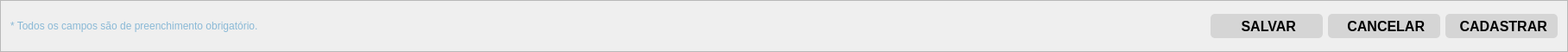
         <widget class="QFrame" name="fr_botoes_cadPet">
          <property name="sizePolicy">
           <sizepolicy hsizetype="Expanding" vsizetype="Fixed">
            <horstretch>0</horstretch>
            <verstretch>0</verstretch>
           </sizepolicy>
          </property>
          <property name="minimumSize">
           <size>
            <width>0</width>
            <height>60</height>
           </size>
          </property>
          <property name="maximumSize">
           <size>
            <width>16777215</width>
            <height>60</height>
           </size>
          </property>
          <property name="frameShape">
           <enum>QFrame::StyledPanel</enum>
          </property>
          <property name="frameShadow">
           <enum>QFrame::Raised</enum>
          </property>
          <layout class="QHBoxLayout" name="horizontalLayout_2">
           <item>
            <widget class="QLabel" name="lb_aviso_cadPet">
             <property name="styleSheet">
              <string notr="true">color: rgb(138, 185, 214);</string>
             </property>
             <property name="text">
              <string>* Todos os campos são de preenchimento obrigatório.</string>
             </property>
            </widget>
           </item>
           <item>
            <spacer name="sp_supBt_cadPet">
             <property name="orientation">
              <enum>Qt::Horizontal</enum>
             </property>
             <property name="sizeHint" stdset="0">
              <size>
               <width>1097</width>
               <height>20</height>
              </size>
             </property>
            </spacer>
           </item>
           <item>
            <widget class="QPushButton" name="bt_salvar_cadPet">
             <property name="sizePolicy">
              <sizepolicy hsizetype="Fixed" vsizetype="Fixed">
               <horstretch>0</horstretch>
               <verstretch>0</verstretch>
              </sizepolicy>
             </property>
             <property name="minimumSize">
              <size>
               <width>130</width>
               <height>28</height>
              </size>
             </property>
             <property name="font">
              <font>
               <family>Yu Gothic UI</family>
               <pointsize>12</pointsize>
               <weight>75</weight>
               <bold>true</bold>
              </font>
             </property>
             <property name="cursor">
              <cursorShape>PointingHandCursor</cursorShape>
             </property>
             <property name="styleSheet">
              <string notr="true">QPushButton{
	
	background-color: rgb(213, 213, 213);
	border-radius: 5px;
}

QPushButton:hover{
	
	background-color: rgb(190, 190, 190);
	color: rgb(255, 255, 255);
}
</string>
             </property>
             <property name="text">
              <string> SALVAR</string>
             </property>
             <property name="icon">
              <iconset>
               <normaloff>../img/salvar.png</normaloff>../img/salvar.png</iconset>
             </property>
            </widget>
           </item>
           <item>
            <widget class="QPushButton" name="bt_cancelar_cadPet">
             <property name="sizePolicy">
              <sizepolicy hsizetype="Fixed" vsizetype="Fixed">
               <horstretch>0</horstretch>
               <verstretch>0</verstretch>
              </sizepolicy>
             </property>
             <property name="minimumSize">
              <size>
               <width>130</width>
               <height>28</height>
              </size>
             </property>
             <property name="font">
              <font>
               <family>Yu Gothic UI</family>
               <pointsize>12</pointsize>
               <weight>75</weight>
               <bold>true</bold>
              </font>
             </property>
             <property name="cursor">
              <cursorShape>PointingHandCursor</cursorShape>
             </property>
             <property name="styleSheet">
              <string notr="true">QPushButton{
	
	background-color: rgb(213, 213, 213);
	border-radius: 5px;
}

QPushButton:hover{
	
	background-color: rgb(190, 190, 190);
	color: rgb(255, 255, 255);
}
</string>
             </property>
             <property name="text">
              <string> CANCELAR</string>
             </property>
             <property name="icon">
              <iconset>
               <normaloff>../img/cancelar.png</normaloff>../img/cancelar.png</iconset>
             </property>
            </widget>
           </item>
           <item>
            <widget class="QPushButton" name="bt_cad_cadPet">
             <property name="sizePolicy">
              <sizepolicy hsizetype="Fixed" vsizetype="Fixed">
               <horstretch>0</horstretch>
               <verstretch>0</verstretch>
              </sizepolicy>
             </property>
             <property name="minimumSize">
              <size>
               <width>130</width>
               <height>28</height>
              </size>
             </property>
             <property name="font">
              <font>
               <family>Yu Gothic UI</family>
               <pointsize>12</pointsize>
               <weight>75</weight>
               <bold>true</bold>
              </font>
             </property>
             <property name="cursor">
              <cursorShape>PointingHandCursor</cursorShape>
             </property>
             <property name="styleSheet">
              <string notr="true">QPushButton{
	
	background-color: rgb(213, 213, 213);
	border-radius: 5px;
}

QPushButton:hover{
	
	background-color: rgb(190, 190, 190);
	color: rgb(255, 255, 255);
}
</string>
             </property>
             <property name="text">
              <string> CADASTRAR</string>
             </property>
             <property name="icon">
              <iconset>
               <normaloff>../img/cadastrar.png</normaloff>../img/cadastrar.png</iconset>
             </property>
            </widget>
           </item>
          </layout>
         </widget>
